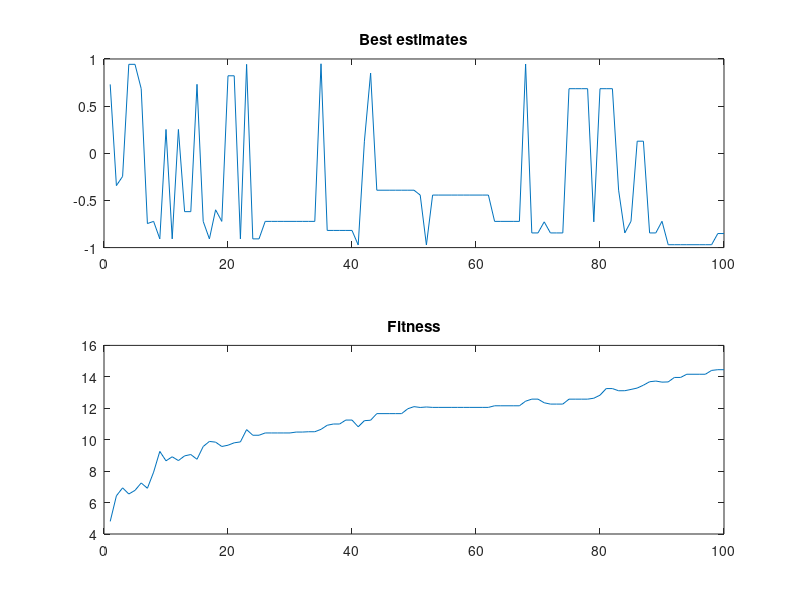

Write MATLAB code to recreate this figure.
% Usage: gasimple_multi or gasimple_multi('x*exp(-x)');

function [bestsol, bestfun, count]=gasimple_edit(funstr)
global solnew sol pop popnew fitness fitold f range dim nsbit;
if nargin<1,
    % defining new function
    dim = 30; %%%%%%%%%%%%%% set desired amount of dimentions here
    funstr = '0';
    for i = 1:dim
        newterm = ['+ (abs(x('  num2str(i)  ')))^(' num2str(i) '+1)'];
        funstr = strcat(funstr, newterm);
    end
    % Easom Function with fmax=l at x=pi
    %funstr='for i=1:n;(abs(x))^2';
end
range=[-1 1]; % Range/Domain
% Converting to an inline function
f=vectorize(inline(funstr));
% Initializing the parameters
rand('state' ,0'); % Reset the random generator
popsize=20; % Population size
MaxGen=100; % Max number of generations
count=0;    % counter
nsite=2;    % number of mutation sites
pc=0.95;    % Crossover probability
pm=0.05;    % Mutation probability
nsbit=16;   % String length (bits)
% Generating the initial population
if dim ==1
    popnew=init_gen(popsize,nsbit);
else
    popnew=init_gen_multivariable(popsize,nsbit,dim);
end

fitness=zeros(1,popsize); % fitness array

% Initialize solution <- initial population
solnew = zeros(popsize,dim);
for i=1:popsize,
    solnew(i,:)=bintodec_multi(popnew(i,:),dim,nsbit);
end
% Start the evolution loop
for i=1:MaxGen,
    % Record as the history
   fitold=fitness; 
   pop=popnew; 
   sol=solnew;
   for j=1:popsize,
       % Crossover pair
       ii=floor(popsize*rand)+1; 
       jj=floor(popsize*rand)+1;
       % Cross over
       if pc>rand,
          [popnew(ii,:),popnew(jj,:)]=crossover(pop(ii,:),pop(jj,:));
          % Evaluate the new pairs
           count=count+2;
           evolve(ii); 
           evolve(jj);
       end
       % Mutation at n sites
       if pm>rand,
              kk=floor(popsize*rand)+1; 
              count=count+1;
              popnew(kk,:)=mutate(pop(kk,:),nsite);
              evolve(kk);
       end
    end % end for j
    % Record the current best
    bestfun(i)=max(fitness);
    bestsol(i)=mean(sol(bestfun(i)==fitness));
end

% Display results
set(gcf,'color','w');
subplot (2,1,1); plot(bestsol); title('Best estimates');
subplot(2,1,2); plot(bestfun); title('Fitness');



%%%%%%%%%%%%%%%%% All the sub functions %%%%%%%%%%%%%%%%%


% generation of the initial population
function pop=init_gen(np,nsbit)
% String length=nsbit+l with pop(:,l) for the Sign
pop=rand(np,nsbit+1)>0.5;
function pop=init_gen_multivariable(np,nsbit,dim)
%modified form of init_gen which composes strings for multiple variables
if dim == 1
    warning('You are using the multivariable version of init_gen.')
end
pop=rand(np,(nsbit+1)*dim)>0.5;
% Evolving the new generation
function evolve(j)
    global solnew popnew fitness fitold pop sol f dim nsbit;
    solnew(j,:)=bintodec_multi(popnew(j,:),dim,nsbit);
    fitness(j)=f(solnew(j,:));
    if fitness(j)>fitold(j),
        pop(j,:)=popnew(j,:);
        sol(j)=solnew(j);
    end
    
% Convert a binary string into a decimal number
function [dec]=bintodec(bin)
    global range;
    % Length of the string without sign
    nn=length(bin)-1;
    num=bin(2:end); % get the binary
    % Sign=+1 if bin(l)=0; Sign=-l if bin(l)=l.
    Sign=1-2*bin(1);
    dec=0;
    % floating point/decimal place in a binary string
    dp=floor(log2(max(abs(range))));
    for i=1:nn,
        dec=dec+num(i)*2^(dp-i);
    end
    dec=dec*Sign;
    
 function [dec]=bintodec_multi(bin,dim,bits)
    % modified version of bintodec to handle multivariable bitstrings
    global range;
    % Length of the string without signs
    % nn=length(bin)-dim;
    % get the binaries
    for i = 1:dim
        dtemp(i,:) = bin((bits*(i-1)+i+1):(bits*i+i));
        signs(i) = 1-2.*bin(bits*(i-1)+i);
    end
    % Sign=+1 if bin(l)=0; Sign=-l if bin(l)=l.
    dec=zeros(1,dim);
    % floating point/decimal place in a binary string
    dp=floor(log2(max(abs(range))));
    for j = 1:length(dec)
        for i=1:bits,
            dec(j)=dec(j)+dtemp(j,i)*2^(dp-i);
        end
    end
    dec=dec.*signs;
    
% Crossover operator
function [c,d]=crossover(a,b)

nn=length(a)-1;
% generating a random crossover point
cpoint=floor(nn*rand)+1;
c=[a(1:cpoint) b(cpoint+1:end)];
d=[b(1:cpoint) a(cpoint+1:end)];
% Mutatation operator
function anew=mutate(a,nsite)
    nn=length(a); anew=a;
    for i=1:nsite,
    j=floor(rand*nn)+1;
    anew(j)=mod(a(j)+1,2);
    end
